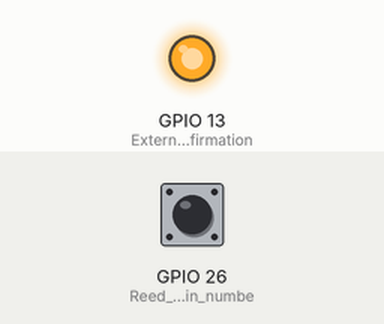
Recording of a sketch running on a simulated ESP32. Shown: output pins drawn as LEDs (lit = HIGH). The test bench sets the inputs (shaded band); at power-on: GPIO 26 (Reed_switch_RTC_pin_numbe) HIGH. What the sketch prints to the serial monitor is not drawn. At 0.5 s the program puts the board to deep sleep or switches it off; the recording ends there.

Above: at 0.1 s.
Timing chart, 0 to 0.5 s (numbered marks = the images above):
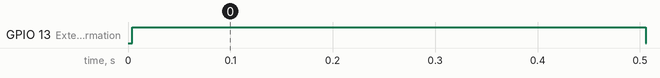

The sketch:

youveGotMailTX.ino
```cpp
/*
  ESP-NOW Demo - Transmit
  esp-now-demo-xmit.ino
  Sends data to Responder

  DroneBot Workshop 2022
  https://dronebotworkshop.com
*/

// Include Libraries
#include <esp_now.h>
#include <WiFi.h>

RTC_DATA_ATTR int bootCount = 0;
RTC_DATA_ATTR unsigned long tymeStamp;

#define uS_TO_S_FACTOR    1000000ULL  /* Conversion factor for micro seconds to seconds */

#define SECONDS_TO_SLEEP  15        /* Time ESP32 will go to sleep (in seconds) */

#define FLASHY_FEEDBACK true  /* Flash the LED when transmitting to help debug
                                 Set to false for production */

// MAC Address of responder - edit as required
const uint8_t broadcastAddress[] = {0x94, 0xB9, 0x7E, 0x79, 0xC8, 0x28};
//const uint8_t broadcastAddress[] = {0xFF, 0xFF, 0xFF, 0xFF, 0xFF, 0xFF};
//const uint8_t broadcastAddress[] = {0x94, 0xB9, 0x7E, 0x79, 0xC7, 0xE4};
//const uint8_t broadcastAddress[] = {0x98, 0xCD, 0xAC, 0x51, 0xA9, 0x64};

// Define a data structure
typedef struct struct_message {
  unsigned long tymeStamp;
  bool door;
  int bootCount;
} struct_message;

// Create a structured object
struct_message myData;

// Peer info
esp_now_peer_info_t peerInfo;

void printBroadcastAddress() {
  for (int hexade = 0; hexade < 6; hexade++) {
    Serial.print(broadcastAddress[hexade], HEX); if (hexade < 5) {
      Serial.print(":");
    }
  }
}

void print_wakeup_reason() {
  esp_sleep_wakeup_cause_t wakeup_reason;

  wakeup_reason = esp_sleep_get_wakeup_cause();

  switch (wakeup_reason)
  {
    case ESP_SLEEP_WAKEUP_EXT0  :
      Serial.println("Wakeup caused by external signal using RTC_IO"); break;
    case ESP_SLEEP_WAKEUP_EXT1  :
      Serial.println("Wakeup caused by external signal using RTC_CNTL"); break;
    case ESP_SLEEP_WAKEUP_TIMER : // If you woke because of a timer, register a pin timer and go right back to sleep;
      Serial.println("Wakeup caused by timer");
      Serial.println("Go to sleep now and wait for the door to open");
      esp_sleep_enable_ext0_wakeup(GPIO_NUM_26, 1); //1 = High, 0 = Low
      esp_deep_sleep_start();
      Serial.println("You should not have gotten this far");
      break;
    case ESP_SLEEP_WAKEUP_TOUCHPAD :
      Serial.println("Wakeup caused by touchpad"); break;
    case ESP_SLEEP_WAKEUP_ULP :
      Serial.println("Wakeup caused by ULP program"); break;
    default :
      Serial.printf("Wakeup was not caused by deep sleep: %d\n", wakeup_reason); break;
  }
}

// Callback function called when data is sent
void OnDataSent(const uint8_t *mac_addr, esp_now_send_status_t status) {
  Serial.print(millis());
  Serial.print(" ");
  Serial.print("MAC "); Serial.print(WiFi.macAddress());
  Serial.print(" is Broadcasting --> to ");
  printBroadcastAddress();
  Serial.print(" Send Status: ");
  Serial.println(status == ESP_NOW_SEND_SUCCESS ? "Delivery Success" : "Delivery Fail");
}

void setup() {

  // Set up Serial Monitor
  Serial.begin(115200);
  while (!Serial) {
    ;
  }

  // Increment boot number and print it every reboot
  ++bootCount;
  Serial.println("Boot number: " + String(bootCount));

  // Initialize pins
  if (FLASHY_FEEDBACK) {
    pinMode(13, OUTPUT);       // External confirmation
    digitalWrite(13, LOW);     // Turn LED off
  }
  pinMode(26, INPUT_PULLUP); // Reed switch RTC pin number

  // Set ESP32 as a Wi-Fi Station
  WiFi.mode(WIFI_STA);
  Serial.print("I'm TX MAC Address: ");
  Serial.println(WiFi.macAddress());

  print_wakeup_reason();

  // Initilize ESP-NOW
  if (esp_now_init() != ESP_OK) {
    Serial.println("Error initializing ESP-NOW");
    return;
  }

  // Register the send callback
  esp_now_register_send_cb(OnDataSent);

  // Register peer
  memcpy(peerInfo.peer_addr, broadcastAddress, 6);
  peerInfo.channel = 0;
  peerInfo.encrypt = false;

  // Add peer
  if (esp_now_add_peer(&peerInfo) != ESP_OK) {
    Serial.println("Failed to add peer");
    return;
  }

  // Format structured data
  int door = digitalRead(26); // The switch must already have opened, because this woke up
  Serial.print(" Door state is "); Serial.println(door);
  myData.door = door;
  tymeStamp += millis(); // Save cumulative awake-time to RTC RAM.
  myData.tymeStamp = tymeStamp;
  myData.bootCount = bootCount;

  // Send message via ESP-NOW
  if (FLASHY_FEEDBACK) {
    digitalWrite(13, HIGH); // Flash the LED to indicate this code is running
  }
  esp_err_t result = esp_now_send(broadcastAddress, (uint8_t *) &myData, sizeof(myData));

  if (result == ESP_OK) {
    Serial.print("esp_now_send() OK ");
    if (FLASHY_FEEDBACK) {
      delay(500);
      digitalWrite(13, LOW);
    }

    esp_sleep_enable_timer_wakeup(SECONDS_TO_SLEEP * uS_TO_S_FACTOR);
    Serial.print("Go to sleep now and wake up in "); Serial.print(SECONDS_TO_SLEEP); Serial.println(" seconds");
    esp_deep_sleep_start();

  } else {

    Serial.print("esp_now_send() not OK ");
    // Make sure the LED stays lit for long enough to see before going low
    if (FLASHY_FEEDBACK) {
      delay(500);
      digitalWrite(13, LOW);
    }
  }
}

void loop() {
  // If we get to here, something went wrong
  // How to get word to Mikey?!
  Serial.println(millis());
  delay(2000);
}
```

Measured:
- by itself, GPIO 13 (External_confirmation): LOW → HIGH at 0.00 s, → LOW 0.50 s later
